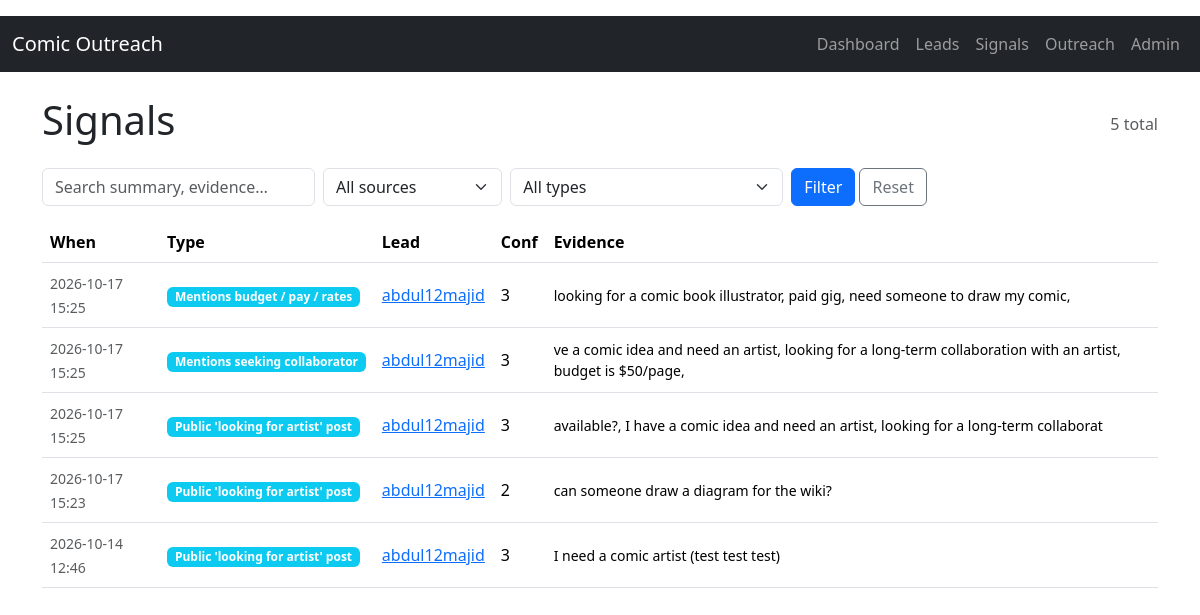
/signals/, run on an earlier commit of the app's database.
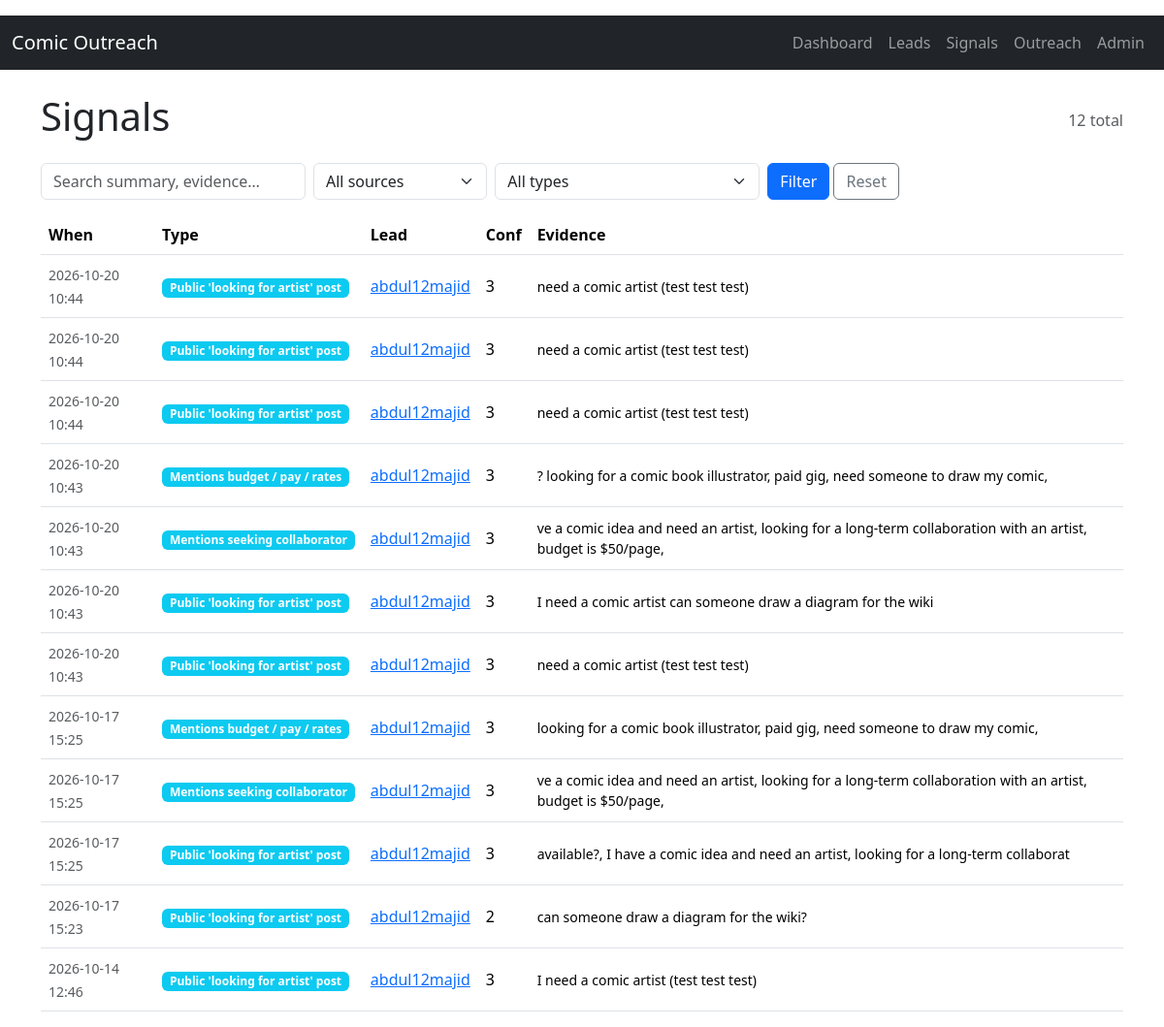
And on a later commit of the database.
### core/models.py (models this page shows, shortened)
class Signal(models.Model):
    lead = models.ForeignKey(Lead, on_delete=models.CASCADE, related_name="signals")
    source = models.CharField(max_length=32, choices=Source.choices, db_index=True)
    signal_type = models.CharField(max_length=32, choices=SignalType.choices, db_index=True)
    confidence = models.IntegerField(choices=SignalConfidence.choices, default=SignalConfidence.MEDIUM)
    source_url = models.URLField(blank=True)
    external_id = models.CharField(max_length=255, blank=True, db_index=True)
    summary = models.CharField(max_length=512, blank=True)
    evidence = models.TextField(blank=True)
    raw_data = models.JSONField(default=dict, blank=True)
    detected_at = models.DateTimeField(default=timezone.now, db_index=True)
    created_at = models.DateTimeField(auto_now_add=True)
    class Meta:
        indexes = [
            models.Index(fields=["signal_type", "-detected_at"]),
            models.Index(fields=["source", "-detected_at"]),
            models.Index(fields=["lead", "-detected_at"]),
        ]
        constraints = [
            models.UniqueConstraint(
                fields=["source", "external_id", "signal_type"],
                name="uniq_signal_per_source_item_type",
                condition=models.Q(external_id__gt=""),
            )
        ]

class Lead(models.Model):
    source = models.CharField(max_length=32, choices=Source.choices, db_index=True)
    source_uid = models.CharField(max_length=255, db_index=True)
    source_url = models.URLField(blank=True)
    display_name = models.CharField(max_length=255, blank=True)
    headline = models.CharField(max_length=512, blank=True)
    bio = models.TextField(blank=True)
    notes = models.TextField(blank=True)
    status = models.CharField(
        max_length=32, choices=LeadStatus.choices, default=LeadStatus.NEW, db_index=True
    )
    signal_score = models.IntegerField(default=0, db_index=True)
    signal_count = models.IntegerField(default=0)
    raw_data = models.JSONField(default=dict, blank=True)
    first_seen_at = models.DateTimeField(default=timezone.now)
    last_seen_at = models.DateTimeField(default=timezone.now)
    created_at = models.DateTimeField(auto_now_add=True)
    updated_at = models.DateTimeField(auto_now=True)
    class Meta:
        unique_together = [("source", "source_uid")]
        indexes = [
            models.Index(fields=["source", "status"]),
            models.Index(fields=["-signal_score"]),
            models.Index(fields=["-last_seen_at"]),
        ]

### core/views.py (the view)
# urls.py: path("signals/", views.signal_list, name="signal_list"),
def signal_list(request):
    qs = Signal.objects.select_related("lead").order_by("-detected_at")
    source = request.GET.get("source")
    signal_type = request.GET.get("signal_type")
    q = request.GET.get("q", "").strip()
    if source:
        qs = qs.filter(source=source)
    if signal_type:
        qs = qs.filter(signal_type=signal_type)
    if q:
        qs = qs.filter(Q(summary__icontains=q) | Q(evidence__icontains=q))
    page = _paginate(request, qs, per_page=50)
    context = {
        "page": page,
        "sources": Source.choices,
        "signal_types": SignalType.choices,
        "current_source": source or "",
        "current_signal_type": signal_type or "",
        "q": q,
    }
    return render(request, "core/signal_list.html", context)

### core/views.py (called while the page is built)
def _paginate(request, queryset, per_page=25):
    paginator = Paginator(queryset, per_page)
    page_number = request.GET.get("page") or 1
    return paginator.get_page(page_number)

### templates/core/signal_list.html (shortened to what this page needs)
{% extends "base.html" %}
{% block content %}
<div class="d-flex justify-content-between align-items-center mb-3">
  <h1>Signals</h1>
  <span class="text-muted">{{ page.paginator.count }} total</span>
</div>
<form method="get" class="row g-2 mb-3">
  <div class="col-md-3">
    <input type="text" name="q" value="{{ q }}" class="form-control" placeholder="Search summary, evidence…">
  </div>
  <div class="col-md-2">
    <select name="source" class="form-select">
      <option value="">All sources</option>
    </select>
  </div>
  <div class="col-md-3">
    <select name="signal_type" class="form-select">
      <option value="">All types</option>
    </select>
  </div>
  <div class="col-md-2">
    <button class="btn btn-primary">Filter</button>
    <a href="{% url 'core:signal_list' %}" class="btn btn-outline-secondary">Reset</a>
  </div>
</form>
<div class="table-responsive">
<table class="table table-hover align-middle">
  <thead>
    <tr>
      <th>When</th>
      <th>Type</th>
      <th>Lead</th>
      <th>Conf</th>
      <th>Evidence</th>
    </tr>
  </thead>
  <tbody>
    {% for s in page %}
    <tr>
      <td><small class="text-muted">{{ s.detected_at|date:"Y-m-d H:i" }}</small></td>
      <td><span class="badge bg-info signal-badge">{{ s.get_signal_type_display }}</span></td>
      <td><a href="{% url 'core:lead_detail' s.lead.pk %}">{{ s.lead.display_name|default:s.lead.source_uid }}</a></td>
      <td>{{ s.confidence }}</td>
      <td class="small">{{ s.evidence|truncatechars:120 }}</td>
    </tr>
    {% empty %}
    <tr><td colspan="5" class="text-muted text-center py-4">No signals match these filters.</td></tr>
    {% endfor %}
  </tbody>
</table>
</div>
{% endblock %}

### templates/base.html (shortened to what this page needs)
<!doctype html>
<html lang="en">
<head>
  <link
    href="https://cdn.jsdelivr.net/npm/bootstrap@5.3.3/dist/css/bootstrap.min.css"
    rel="stylesheet"
>
</head>
<body>
<nav class="navbar navbar-expand-lg navbar-dark bg-dark mb-4">
  <div class="container-fluid">
    <a class="navbar-brand" href="/">Comic Outreach</a>
    <div class="navbar-nav">
      <a class="nav-link" href="{% url 'core:dashboard' %}">Dashboard</a>
      <a class="nav-link" href="{% url 'core:lead_list' %}">Leads</a>
      <a class="nav-link" href="{% url 'core:signal_list' %}">Signals</a>
      <a class="nav-link" href="{% url 'core:approval_queue' %}">Outreach</a>
      <a class="nav-link" href="/admin/">Admin</a>
    </div>
  </div>
</nav>
<main class="container">
  {% block content %}{% endblock %}
</main>
</body>
</html>

### templates/base.html (style rules this page uses)
body { padding-top: 1rem; }
.signal-badge { font-size: 0.75rem; }

What changed in the data, as far as the page shows it:
added Signal: detected_at "2026-10-20 10:44", signal_type "Public 'looking for artist' post", lead.display_name "abdul12majid", confidence "3", evidence "need a comic artist (test test test)"
added Signal: detected_at "2026-10-20 10:44", signal_type "Public 'looking for artist' post", lead.display_name "abdul12majid", confidence "3", evidence "need a comic artist (test test test)"
added Signal: detected_at "2026-10-20 10:44", signal_type "Public 'looking for artist' post", lead.display_name "abdul12majid", confidence "3", evidence "need a comic artist (test test test)"
added Signal: detected_at "2026-10-20 10:43", signal_type "Mentions budget / pay / rates", lead.display_name "abdul12majid", confidence "3", evidence "? looking for a comic book illustrator, paid gig, need someone to draw my comic,"
added Signal: detected_at "2026-10-20 10:43", signal_type "Mentions seeking collaborator", lead.display_name "abdul12majid", confidence "3", evidence "ve a comic idea and need an artist, looking for a long-term collaboration with an artist, budget is $50/page,"
added Signal: detected_at "2026-10-20 10:43", signal_type "Public 'looking for artist' post", lead.display_name "abdul12majid", confidence "3", evidence "I need a comic artist can someone draw a diagram for the wiki"
added Signal: detected_at "2026-10-20 10:43", signal_type "Public 'looking for artist' post", lead.display_name "abdul12majid", confidence "3", evidence "need a comic artist (test test test)"
Also different on the page:
{{ page.paginator.count }}: "5" → "12"
